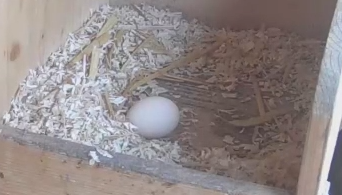
#> input picture webcam-viewer/source.PNG, 342 x 195 px
$ jupyter execute fitEllipse.ipynb
#> lines starting #> are read from the running program, lines starting #| are printed output that depends on the picture; after the words box and inside, x2 and y2 are one past the last pixel; in counts of white or black regions, pixels touching at a corner belong together; long printed decimals are rounded
[cell 1]
import cv2
import numpy as np
import random as rng
rng.seed(12345)

[cell 2]
img = cv2.imread('source.PNG')
#> img is the input picture: shape (195, 342, 3); mean B, G, R 135.2, 135.2, 143.8
img = cv2.cvtColor(img, cv2.COLOR_RGB2GRAY)
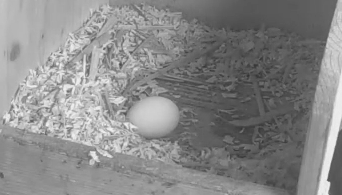
#> img: shape (195, 342); min 51, max 243, mean 136.2
img = cv2.GaussianBlur(img, (9, 9), sigmaX=2, sigmaY=2)
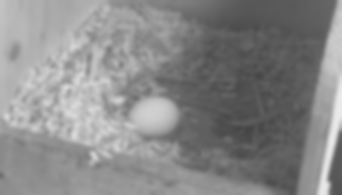
#> img: shape (195, 342); min 68, max 235, mean 136.2
# _, thresh = cv2.threshold(img, 170, 255, cv2.THRESH_BINARY)
thresh = cv2.Canny(img, 55, 55)
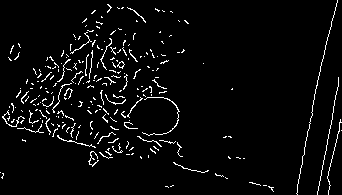
#> thresh: shape (195, 342); 4% white in thin lines or dots

cv2.imwrite("thresh.png", thresh)
#> Out = True

[cell 3]
contours = cv2.findContours(thresh, cv2.RETR_EXTERNAL, cv2.CHAIN_APPROX_SIMPLE)[-2]
#> contours = 238 contours, 237 with area under 20; largest, box (x1, y1, x2, y2) and area: (117, 61, 125, 69) 26

minRect = [None]*len(contours)
#> minRect = 238 items
minEllipse = [None]*len(contours)
#> minEllipse = 238 items

#biggestEllipse

for i, c in enumerate(contours):
    minRect[i] = cv2.minAreaRect(c)
    if c.shape[0] > 5:
        minEllipse[i] = cv2.fitEllipse(c)
#> this loop made 238 passes
#> c on passes 2, 3, 6: [[165, 186], [167, 186], [168, 187], [167, 186]], [[263, 185], [266, 185]], [[225, 177], [226, 178], [227, 178], [226, 178]]

[cell 4]
drawing = np.zeros((thresh.shape[0], thresh.shape[1], 3), dtype=np.uint8)

for i, c in enumerate(contours):
    color = (rng.randint(0,256), rng.randint(0,256), rng.randint(0,256))
    # contour
    cv2.drawContours(drawing, contours, i, color)
    # ellipse
    if c.shape[0] > 5:
        cv2.ellipse(drawing, minEllipse[i], color, 2)
    # rotated rectangle
    box = cv2.boxPoints(minRect[i])
    box = np.intp(box) #np.intp: Integer used for indexing (same as C ssize_t; normally either int32 or int64)
    cv2.drawContours(drawing, [box], 0, color)
#> this loop made 238 passes
#> (color, box) on passes 1, 3, 4: ((213, 5, 152), [[273, 190], [268, 185], [270, 183], [275, 188]]), ((223, 82, 191), [[266, 185], [263, 185], [263, 185], [266, 185]]), ((63, 221, 133), [[170, 186], [170, 186], [172, 184], [173, 185]])
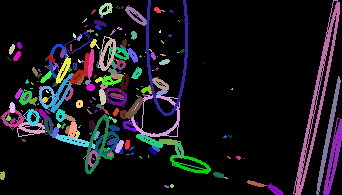
#> drawing: shape (195, 342, 3); mean of channels 0, 1, 2 26.9, 21.2, 23.1; drawn as B, G, R

cv2.imshow('Contours', drawing)
cv2.waitKey(0)
cv2.destroyAllWindows()

[cell 5]
green_cnts = cv2.findContours(thresh.copy(), cv2.RETR_EXTERNAL, cv2.CHAIN_APPROX_SIMPLE)[-2]
#> green_cnts has the same summary as contours
green_c = max(green_cnts, key=cv2.contourArea)
#> green_c = contour of 18 points, box (x1, y1, x2, y2) (117, 61, 125, 69), area 26
ellipse = cv2.fitEllipse(green_c)
#> ellipse = ((120.6, 64.5), (5.93, 7.05), 39.16)

[cell 6]
print(ellipse)
#| ((120.627, 64.500), (5.927, 7.050), 39.159)
